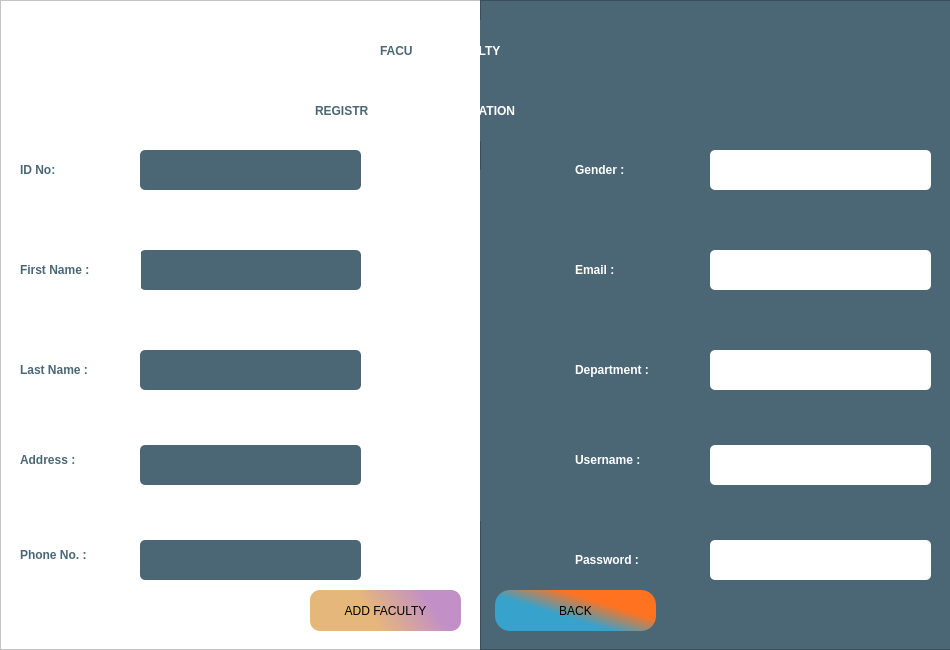
<?xml version="1.0" encoding="UTF-8"?>
<ui version="4.0">
 <class>facultyRegistration</class>
 <widget class="QMainWindow" name="facultyRegistration">
  <property name="geometry">
   <rect>
    <x>0</x>
    <y>0</y>
    <width>950</width>
    <height>650</height>
   </rect>
  </property>
  <property name="windowTitle">
   <string>Faculty Registration</string>
  </property>
  <property name="styleSheet">
   <string notr="true">background-color:rgb(255, 255, 255);</string>
  </property>
  <widget class="QWidget" name="centralwidget">
   <widget class="QFrame" name="frame">
    <property name="geometry">
     <rect>
      <x>0</x>
      <y>0</y>
      <width>481</width>
      <height>650</height>
     </rect>
    </property>
    <property name="frameShape">
     <enum>QFrame::StyledPanel</enum>
    </property>
    <property name="frameShadow">
     <enum>QFrame::Raised</enum>
    </property>
    <widget class="QLabel" name="label_2">
     <property name="geometry">
      <rect>
       <x>250</x>
       <y>170</y>
       <width>431</width>
       <height>351</height>
      </rect>
     </property>
     <property name="styleSheet">
      <string notr="true">background-color: none;</string>
     </property>
     <property name="text">
      <string/>
     </property>
     <property name="pixmap">
      <pixmap>welcome_screen logo.png</pixmap>
     </property>
     <property name="scaledContents">
      <bool>true</bool>
     </property>
    </widget>
    <widget class="QLabel" name="label_3">
     <property name="geometry">
      <rect>
       <x>315</x>
       <y>80</y>
       <width>161</width>
       <height>61</height>
      </rect>
     </property>
     <property name="styleSheet">
      <string notr="true">font: 48pt &quot;Agency FB&quot;;
font-weight: 900;
color: rgb(75, 103, 118);
background-color: none;</string>
     </property>
     <property name="text">
      <string>REGISTR</string>
     </property>
    </widget>
    <widget class="QLineEdit" name="Idno_lineEdit">
     <property name="geometry">
      <rect>
       <x>140</x>
       <y>150</y>
       <width>221</width>
       <height>40</height>
      </rect>
     </property>
     <property name="styleSheet">
      <string notr="true">background-color: rgb(75, 103, 118);
font: 12pt &quot;Verdana&quot;;
color: rgb(255, 255, 255);
border: none;
border-radius: 5px;</string>
     </property>
    </widget>
    <widget class="QLineEdit" name="fname_lineEdit_2">
     <property name="geometry">
      <rect>
       <x>140</x>
       <y>250</y>
       <width>221</width>
       <height>40</height>
      </rect>
     </property>
     <property name="styleSheet">
      <string notr="true">background-color: rgb(75, 103, 118);
font: 12pt &quot;Verdana&quot;;
color: rgb(255, 255, 255);
border: none;
border-radius: 5px;</string>
     </property>
    </widget>
    <widget class="QLineEdit" name="lname_lineEdit_3">
     <property name="geometry">
      <rect>
       <x>140</x>
       <y>350</y>
       <width>221</width>
       <height>40</height>
      </rect>
     </property>
     <property name="styleSheet">
      <string notr="true">background-color: rgb(75, 103, 118);
font: 12pt &quot;Verdana&quot;;
color: rgb(255, 255, 255);
border: none;
border-radius: 5px;</string>
     </property>
    </widget>
    <widget class="QLineEdit" name="address_lineEdit_5">
     <property name="geometry">
      <rect>
       <x>140</x>
       <y>445</y>
       <width>221</width>
       <height>40</height>
      </rect>
     </property>
     <property name="styleSheet">
      <string notr="true">background-color: rgb(75, 103, 118);
font: 12pt &quot;Verdana&quot;;
color: rgb(255, 255, 255);
border: none;
border-radius: 5px;</string>
     </property>
    </widget>
    <widget class="QLineEdit" name="phone_lineEdit_6">
     <property name="geometry">
      <rect>
       <x>140</x>
       <y>540</y>
       <width>221</width>
       <height>40</height>
      </rect>
     </property>
     <property name="styleSheet">
      <string notr="true">background-color: rgb(75, 103, 118);
font: 12pt &quot;Verdana&quot;;
color: rgb(255, 255, 255);
border: none;
border-radius: 5px;</string>
     </property>
    </widget>
    <widget class="QLabel" name="Idno">
     <property name="geometry">
      <rect>
       <x>20</x>
       <y>150</y>
       <width>65</width>
       <height>40</height>
      </rect>
     </property>
     <property name="styleSheet">
      <string notr="true">font: 75 14pt &quot;Georgia&quot;;
color: rgb(75, 103, 118);
font-weight: 500;</string>
     </property>
     <property name="text">
      <string>ID No:</string>
     </property>
    </widget>
    <widget class="QLabel" name="fname">
     <property name="geometry">
      <rect>
       <x>20</x>
       <y>250</y>
       <width>121</width>
       <height>40</height>
      </rect>
     </property>
     <property name="styleSheet">
      <string notr="true">font: 75 13.5pt &quot;Georgia&quot;;
color: rgb(75, 103, 118);
font-weight: 500;</string>
     </property>
     <property name="text">
      <string>First Name :</string>
     </property>
    </widget>
    <widget class="QLabel" name="lname">
     <property name="geometry">
      <rect>
       <x>20</x>
       <y>350</y>
       <width>111</width>
       <height>40</height>
      </rect>
     </property>
     <property name="styleSheet">
      <string notr="true">font: 75 14pt &quot;Georgia&quot;;
color: rgb(75, 103, 118);
font-weight: 500;</string>
     </property>
     <property name="text">
      <string>Last Name :</string>
     </property>
    </widget>
    <widget class="QLabel" name="address">
     <property name="geometry">
      <rect>
       <x>20</x>
       <y>440</y>
       <width>91</width>
       <height>40</height>
      </rect>
     </property>
     <property name="styleSheet">
      <string notr="true">font: 75 14pt &quot;Georgia&quot;;
color: rgb(75, 103, 118);
font-weight: 500;</string>
     </property>
     <property name="text">
      <string>Address :</string>
     </property>
    </widget>
    <widget class="QLabel" name="Age">
     <property name="geometry">
      <rect>
       <x>20</x>
       <y>535</y>
       <width>111</width>
       <height>40</height>
      </rect>
     </property>
     <property name="styleSheet">
      <string notr="true">font: 75 14pt &quot;Georgia&quot;;
color: rgb(75, 103, 118);
font-weight: 500;</string>
     </property>
     <property name="text">
      <string>Phone No. :</string>
     </property>
    </widget>
    <widget class="QLabel" name="label_9">
     <property name="geometry">
      <rect>
       <x>380</x>
       <y>20</y>
       <width>161</width>
       <height>61</height>
      </rect>
     </property>
     <property name="styleSheet">
      <string notr="true">font: 48pt &quot;Agency FB&quot;;
font-weight: 900;
color: rgb(75, 103, 118);
background-color: none;</string>
     </property>
     <property name="text">
      <string>FACU</string>
     </property>
    </widget>
    <widget class="QPushButton" name="pushButton">
     <property name="geometry">
      <rect>
       <x>310</x>
       <y>590</y>
       <width>151</width>
       <height>41</height>
      </rect>
     </property>
     <property name="styleSheet">
      <string notr="true">font: 12pt &quot;Rockwell&quot;;
color:rgb(0,0,0);
border-radius: 10px;
background-color: qlineargradient(spread:pad, x1:0.153, y1:0.284091, x2:0.898, y2:0.153409, stop:0.244318 rgba(230, 183, 122, 255), stop:0.829545 rgba(194, 144, 198, 255));</string>
     </property>
     <property name="text">
      <string>ADD FACULTY</string>
     </property>
    </widget>
   </widget>
   <widget class="QFrame" name="frame_2">
    <property name="geometry">
     <rect>
      <x>480</x>
      <y>0</y>
      <width>475</width>
      <height>650</height>
     </rect>
    </property>
    <property name="styleSheet">
     <string notr="true">background-color: rgb(75, 103, 118);</string>
    </property>
    <property name="frameShape">
     <enum>QFrame::StyledPanel</enum>
    </property>
    <property name="frameShadow">
     <enum>QFrame::Raised</enum>
    </property>
    <widget class="QLabel" name="label">
     <property name="geometry">
      <rect>
       <x>-240</x>
       <y>170</y>
       <width>451</width>
       <height>351</height>
      </rect>
     </property>
     <property name="text">
      <string/>
     </property>
     <property name="pixmap">
      <pixmap>welcome_screen logo.png</pixmap>
     </property>
     <property name="scaledContents">
      <bool>true</bool>
     </property>
    </widget>
    <widget class="QLabel" name="label_4">
     <property name="geometry">
      <rect>
       <x>-10</x>
       <y>80</y>
       <width>161</width>
       <height>61</height>
      </rect>
     </property>
     <property name="styleSheet">
      <string notr="true">font: 48pt &quot;Agency FB&quot;;
font-weight: 900;
color: rgb(255,255,255);</string>
     </property>
     <property name="text">
      <string>RATION</string>
     </property>
    </widget>
    <widget class="QLineEdit" name="password_lineEdit_11">
     <property name="geometry">
      <rect>
       <x>230</x>
       <y>540</y>
       <width>221</width>
       <height>40</height>
      </rect>
     </property>
     <property name="styleSheet">
      <string notr="true">background-color: rgb(255,255,255);
border: none;
border-radius: 5px;
font: 12pt &quot;Verdana&quot;;</string>
     </property>
    </widget>
    <widget class="QLineEdit" name="username_lineEdit_10">
     <property name="geometry">
      <rect>
       <x>230</x>
       <y>445</y>
       <width>221</width>
       <height>40</height>
      </rect>
     </property>
     <property name="styleSheet">
      <string notr="true">background-color: rgb(255,255,255);
border: none;
border-radius: 5px;
font: 12pt &quot;Verdana&quot;;</string>
     </property>
    </widget>
    <widget class="QLineEdit" name="Gender_lineEdit_7">
     <property name="geometry">
      <rect>
       <x>230</x>
       <y>150</y>
       <width>221</width>
       <height>40</height>
      </rect>
     </property>
     <property name="styleSheet">
      <string notr="true">background-color: rgb(255,255,255);
border: none;
border-radius: 5px;
font: 12pt &quot;Verdana&quot;;</string>
     </property>
    </widget>
    <widget class="QLineEdit" name="Email_lineEdit_8">
     <property name="geometry">
      <rect>
       <x>230</x>
       <y>250</y>
       <width>221</width>
       <height>40</height>
      </rect>
     </property>
     <property name="styleSheet">
      <string notr="true">background-color: rgb(255,255,255);
border: none;
border-radius: 5px;
font: 12pt &quot;Verdana&quot;;</string>
     </property>
    </widget>
    <widget class="QLineEdit" name="Department_lineEdit_9">
     <property name="geometry">
      <rect>
       <x>230</x>
       <y>350</y>
       <width>221</width>
       <height>40</height>
      </rect>
     </property>
     <property name="styleSheet">
      <string notr="true">background-color: rgb(255,255,255);
border: none;
border-radius: 5px;
font: 12pt &quot;Verdana&quot;;</string>
     </property>
    </widget>
    <widget class="QLabel" name="Gender">
     <property name="geometry">
      <rect>
       <x>95</x>
       <y>150</y>
       <width>91</width>
       <height>40</height>
      </rect>
     </property>
     <property name="styleSheet">
      <string notr="true">font: 75 14pt &quot;Georgia&quot;;
color: rgb(255,255,255);
font-weight: 500;</string>
     </property>
     <property name="text">
      <string>Gender :</string>
     </property>
    </widget>
    <widget class="QLabel" name="Email">
     <property name="geometry">
      <rect>
       <x>95</x>
       <y>250</y>
       <width>91</width>
       <height>40</height>
      </rect>
     </property>
     <property name="styleSheet">
      <string notr="true">font: 75 14pt &quot;Georgia&quot;;
color: rgb(255,255,255);
font-weight: 500;
background-color: none;</string>
     </property>
     <property name="text">
      <string>Email :</string>
     </property>
    </widget>
    <widget class="QLabel" name="dept">
     <property name="geometry">
      <rect>
       <x>95</x>
       <y>350</y>
       <width>131</width>
       <height>40</height>
      </rect>
     </property>
     <property name="styleSheet">
      <string notr="true">font: 75 14pt &quot;Georgia&quot;;
color: rgb(255,255,255);
font-weight: 500;
background-color: none;
</string>
     </property>
     <property name="text">
      <string>Department :</string>
     </property>
    </widget>
    <widget class="QLabel" name="Username">
     <property name="geometry">
      <rect>
       <x>95</x>
       <y>440</y>
       <width>131</width>
       <height>40</height>
      </rect>
     </property>
     <property name="styleSheet">
      <string notr="true">font: 75 14pt &quot;Georgia&quot;;
color: rgb(255,255,255);
font-weight: 500;</string>
     </property>
     <property name="text">
      <string>Username :</string>
     </property>
    </widget>
    <widget class="QLabel" name="password">
     <property name="geometry">
      <rect>
       <x>95</x>
       <y>540</y>
       <width>131</width>
       <height>40</height>
      </rect>
     </property>
     <property name="styleSheet">
      <string notr="true">font: 75 14pt &quot;Georgia&quot;;
color: rgb(255,255,255);
font-weight: 500;</string>
     </property>
     <property name="text">
      <string>Password :</string>
     </property>
    </widget>
    <widget class="QLabel" name="label_10">
     <property name="geometry">
      <rect>
       <x>-10</x>
       <y>20</y>
       <width>111</width>
       <height>61</height>
      </rect>
     </property>
     <property name="styleSheet">
      <string notr="true">font: 48pt &quot;Agency FB&quot;;
font-weight: 900;
color: rgb(255,255,255);</string>
     </property>
     <property name="text">
      <string>ULTY</string>
     </property>
    </widget>
    <widget class="QPushButton" name="pushButton_3">
     <property name="geometry">
      <rect>
       <x>15</x>
       <y>590</y>
       <width>161</width>
       <height>41</height>
      </rect>
     </property>
     <property name="styleSheet">
      <string notr="true">font: 12pt &quot;Rockwell&quot;;
color:rgb(0,0,0);
border-radius: 15px;
background-color: qlineargradient(spread:pad, x1:0.199, y1:0.75, x2:0.841, y2:0.221591, stop:0.289773 rgba(55, 162, 203, 255), stop:0.772727 rgba(255, 115, 32, 255));</string>
     </property>
     <property name="text">
      <string>BACK</string>
     </property>
    </widget>
   </widget>
  </widget>
 </widget>
 <resources/>
 <connections/>
</ui>
